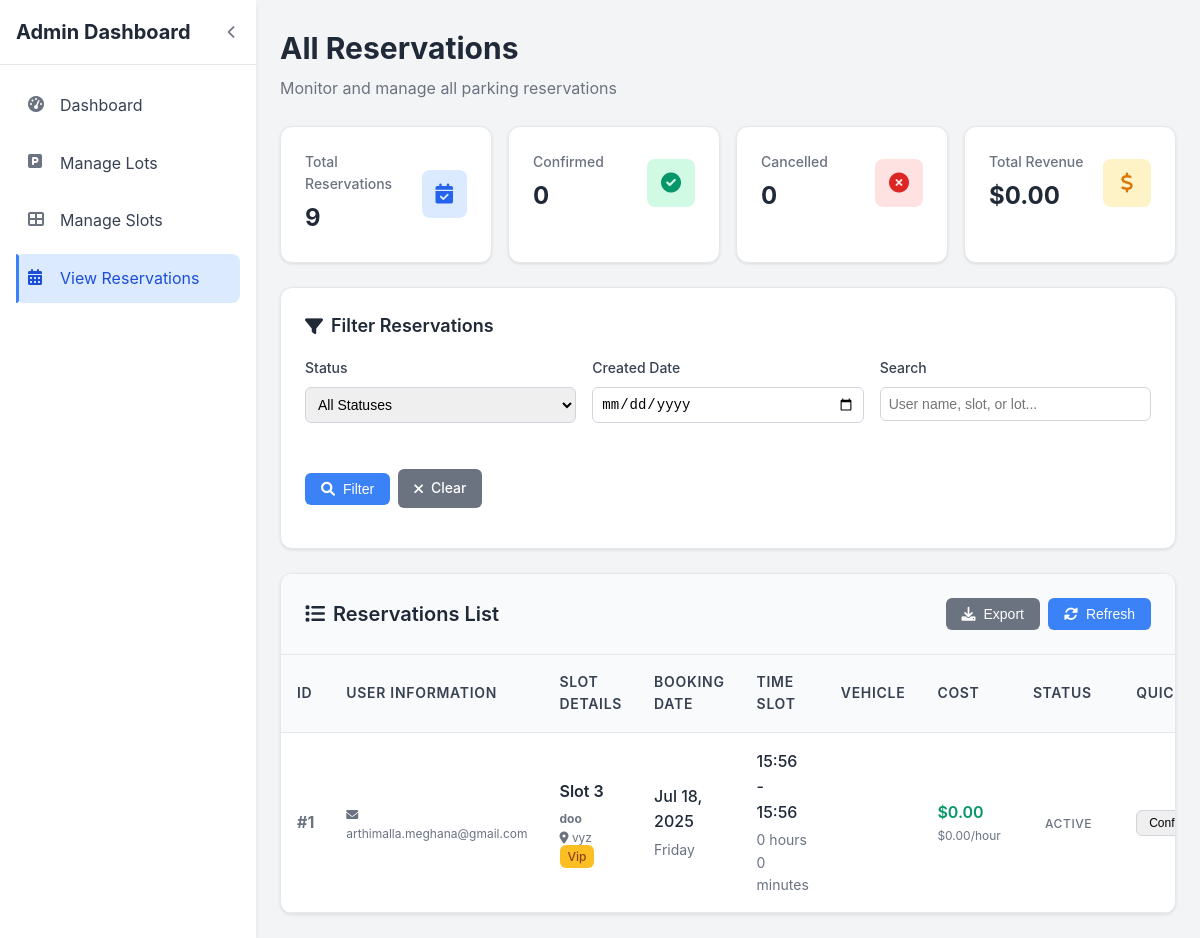
Page /admin/view_reservations.php on the committed database.
### tables this page shows
CREATE TABLE `reservations` (
  `id` int(11) NOT NULL,
  `user_id` int(11) DEFAULT NULL,
  `slot_id` int(11) DEFAULT NULL,
  `start_time` datetime DEFAULT NULL,
  `end_time` datetime DEFAULT NULL,
  `status` enum('active','completed','cancelled') DEFAULT 'active',
  `vehicle_id` int(11) DEFAULT NULL,
  `booking_date` date DEFAULT NULL,
  `vehicle_number` varchar(20) DEFAULT NULL,
  `total_cost` decimal(10,2) DEFAULT 0.00,
  `created_at` datetime DEFAULT current_timestamp()
);

CREATE TABLE `users` (
  `id` int(11) NOT NULL,
  `full_name` varchar(100) DEFAULT NULL,
  `name` varchar(100) DEFAULT NULL,
  `email` varchar(100) DEFAULT NULL,
  `password` varchar(255) DEFAULT NULL,
  `role` enum('user','admin') DEFAULT 'user',
  `created_at` timestamp NOT NULL DEFAULT current_timestamp(),
  `wallet_balance` decimal(10,2) DEFAULT 0.00,
  `phone` varchar(20) DEFAULT NULL,
  `address` varchar(255) DEFAULT NULL,
  `dob` date DEFAULT NULL,
  `member_since` date DEFAULT NULL
);

CREATE TABLE `slots` (
  `id` int(11) NOT NULL,
  `lot_id` int(11) DEFAULT NULL,
  `slot_number` varchar(50) DEFAULT NULL,
  `status` enum('available','booked') DEFAULT 'available',
  `slot_type` varchar(50) DEFAULT 'Regular'
);

CREATE TABLE `parking_lots` (
  `id` int(11) NOT NULL,
  `lot_name` varchar(100) DEFAULT NULL,
  `location` varchar(255) DEFAULT NULL,
  `price_per_hour` decimal(10,2) DEFAULT 0.00
);

### admin/view_reservations.php (the view, shortened to what this page needs)
<?php
require '../config/db.php';
$date_filter = $_GET['date'] ?? '';
$search_filter = $_GET['search'] ?? '';
$where_conditions = [];
$params = [];
$param_types = '';
$where_clause = !empty($where_conditions) ? 'WHERE ' . implode(' AND ', $where_conditions) : '';
$query = "SELECT r.*, u.full_name as user_name, u.email, u.phone,
                 s.slot_number, s.slot_type,
                 pl.lot_name, pl.location, pl.price_per_hour
          FROM reservations r
          JOIN users u ON r.user_id = u.id
          JOIN slots s ON r.slot_id = s.id
          JOIN parking_lots pl ON s.lot_id = pl.id
          $where_clause
          ORDER BY r.id DESC, r.start_time DESC";
if (!empty($params)) {
    $stmt = $conn->prepare($query);
    $stmt->bind_param($param_types, ...$params);
    $stmt->execute();
    $res = $stmt->get_result();
} else {
    $res = $conn->query($query);
}
$stats_query = $conn->query("
    SELECT
        COUNT(*) as total_reservations,
        SUM(CASE WHEN status = 'confirmed' THEN 1 ELSE 0 END) as confirmed_reservations,
        SUM(CASE WHEN status = 'cancelled' THEN 1 ELSE 0 END) as cancelled_reservations,
        SUM(CASE WHEN status = 'completed' THEN 1 ELSE 0 END) as completed_reservations,
        COALESCE(SUM(CASE WHEN status = 'confirmed' THEN total_cost ELSE 0 END), 0) as total_revenue
    FROM reservations
");
$stats = $stats_query->fetch_assoc();
?>
<!DOCTYPE html>
<html lang="en">
<head>
    <link href="https://cdnjs.cloudflare.com/ajax/libs/font-awesome/6.0.0/css/all.min.css" rel="stylesheet">
</head>
<body>
    <div class="dashboard-container">
        <aside class="sidebar" id="sidebar">
            <div class="sidebar-header">
                <h1 class="sidebar-title" id="sidebarTitle">Admin Dashboard</h1>
                <button class="sidebar-toggle" id="sidebarToggle">
                    <i class="fas fa-chevron-left" id="toggleIcon"></i>
                </button>
            </div>
            <nav class="sidebar-nav">
                <ul class="nav-list">
                    <li class="nav-item">
                        <a href="index.php" class="nav-link">
                            <i class="fas fa-tachometer-alt nav-icon"></i>
                            <span class="nav-text">Dashboard</span>
                        </a>
                    </li>
                    <li class="nav-item">
                        <a href="manage_lots.php" class="nav-link">
                            <i class="fas fa-parking nav-icon"></i>
                            <span class="nav-text">Manage Lots</span>
                        </a>
                    </li>
                    <li class="nav-item">
                        <a href="manage_slots.php" class="nav-link">
                            <i class="fas fa-th-large nav-icon"></i>
                            <span class="nav-text">Manage Slots</span>
                        </a>
                    </li>
                    <li class="nav-item">
                        <a href="view_reservations.php" class="nav-link active">
                            <i class="fas fa-calendar-alt nav-icon"></i>
                            <span class="nav-text">View Reservations</span>
                        </a>
                    </li>
                </ul>
            </nav>
        </aside>
        <main class="main-content">
            <div class="content-header">
                <h2 class="page-title">All Reservations</h2>
                <p class="page-subtitle">Monitor and manage all parking reservations</p>
            </div>
            <div class="stats-grid">
                <div class="stat-card">
                    <div class="stat-card-content">
                        <div class="stat-info">
                            <h3>Total Reservations</h3>
                            <p><?php echo $stats['total_reservations'] ?? 0; ?></p>
                        </div>
                        <div class="stat-icon total">
                            <i class="fas fa-calendar-check"></i>
                        </div>
                    </div>
                </div>
                <div class="stat-card">
                    <div class="stat-card-content">
                        <div class="stat-info">
                            <h3>Confirmed</h3>
                            <p><?php echo $stats['confirmed_reservations'] ?? 0; ?></p>
                        </div>
                        <div class="stat-icon confirmed">
                            <i class="fas fa-check-circle"></i>
                        </div>
                    </div>
                </div>
                <div class="stat-card">
                    <div class="stat-card-content">
                        <div class="stat-info">
                            <h3>Cancelled</h3>
                            <p><?php echo $stats['cancelled_reservations'] ?? 0; ?></p>
                        </div>
                        <div class="stat-icon cancelled">
                            <i class="fas fa-times-circle"></i>
                        </div>
                    </div>
                </div>
                <div class="stat-card">
                    <div class="stat-card-content">
                        <div class="stat-info">
                            <h3>Total Revenue</h3>
                            <p>$<?php echo number_format($stats['total_revenue'] ?? 0, 2); ?></p>
                        </div>
                        <div class="stat-icon revenue">
                            <i class="fas fa-dollar-sign"></i>
                        </div>
                    </div>
                </div>
            </div>
            <div class="filters-container">
                <h3 class="filters-title">
                    <i class="fas fa-filter"></i>
                    Filter Reservations
                </h3>
                <form method="get" id="filtersForm">
                    <div class="filters-grid">
                        <div class="filter-group">
                            <label class="filter-label" for="status">Status</label>
                            <select id="status" name="status" class="filter-select">
                                <option value="">All Statuses</option>
                            </select>
                        </div>
                        <div class="filter-group">
                            <label class="filter-label" for="date">Created Date</label>
                            <input type="date" id="date" name="date" class="filter-input" value="<?php echo htmlspecialchars($date_filter); ?>">
                        </div>
                        <div class="filter-group">
                            <label class="filter-label" for="search">Search</label>
                            <input type="text" id="search" name="search" class="filter-input"
                                   placeholder="User name, slot, or lot..." value="<?php echo htmlspecialchars($search_filter); ?>">
                        </div>
                        <div class="filter-group">
                            <label class="filter-label">&nbsp;</label>
                            <div class="filter-buttons">
                                <button type="submit" class="btn btn-primary">
                                    <i class="fas fa-search"></i> Filter
                                </button>
                                <a href="?" class="btn btn-secondary">
                                    <i class="fas fa-times"></i> Clear
                                </a>
                            </div>
                        </div>
                    </div>
                </form>
            </div>
            <div class="table-container">
                <div class="table-header">
                    <h3 class="table-title">
                        <i class="fas fa-list"></i>
                        Reservations List
                    </h3>
                    <div class="table-actions">
                        <button onclick="exportData()" class="btn btn-secondary">
                            <i class="fas fa-download"></i> Export
                        </button>
                        <button onclick="refreshData()" class="btn btn-primary">
                            <i class="fas fa-sync-alt"></i> Refresh
                        </button>
                    </div>
                </div>
                <?php if ($res && $res->num_rows > 0): ?>
                    <div class="table-wrapper">
                        <table class="table">
                            <thead>
                                <tr>
                                    <th>ID</th>
                                    <th>User Information</th>
                                    <th>Slot Details</th>
                                    <th>Booking Date</th>
                                    <th>Time Slot</th>
                                    <th>Vehicle</th>
                                    <th>Cost</th>
                                    <th>Status</th>
                                    <th>Quick Update</th>
                                </tr>
                            </thead>
                            <tbody>
                                <?php while ($r = $res->fetch_assoc()): ?>
                                    <tr>
                                        <td>
                                            <strong>#<?php echo $r['id']; ?></strong>
                                        </td>
                                        <td>
                                            <div class="user-info">
                                                <div class="user-contact">
                                                    <i class="fas fa-envelope"></i> <?php echo htmlspecialchars($r['email']); ?><br>
                                                </div>
                                            </div>
                                        </td>
                                        <td>
                                            <div class="slot-info">
                                                <div class="slot-number">Slot <?php echo htmlspecialchars($r['slot_number']); ?></div>
                                                <div class="slot-details">
                                                    <strong><?php echo htmlspecialchars($r['lot_name']); ?></strong><br>
                                                    <i class="fas fa-map-marker-alt"></i> <?php echo htmlspecialchars($r['location']); ?><br>
                                                    <span class="type-badge <?php echo ($r['slot_type'] == 'vip' || $r['slot_type'] == 'disabled' || $r['slot_type'] == 'electric') ? 'type-' . $r['slot_type'] : ''; ?>">
                                                        <?php echo ucfirst(str_replace('_', ' ', $r['slot_type'])); ?>
                                                    </span>
                                                </div>
                                            </div>
                                        </td>
                                        <td>
                                            <div class="date-time">
                                                <div class="date">
                                                    <?php echo date('M d, Y', strtotime($r['created_at'])); ?>
                                                </div>
                                                <div class="time">
                                                    <?php echo date('l', strtotime($r['created_at'])); ?>
                                                </div>
                                            </div>
                                        </td>
                                        <td>
                                            <div class="date-time">
                                                <div class="date">
                                                    <?php echo date('H:i', strtotime($r['start_time'])); ?> -
                                                    <?php echo date('H:i', strtotime($r['end_time'])); ?>
                                                </div>
                                                <div class="time">
                                                    <?php
                                                    $start = new DateTime($r['start_time']);
                                                    $end = new DateTime($r['end_time']);
                                                    $duration = $start->diff($end);
                                                    echo $duration->format('%h hours %i minutes');
                                                    ?>
                                                </div>
                                            </div>
                                        </td>
                                        <td>
                                        </td>
                                        <td>
                                            <div class="cost-display">
                                                $<?php echo number_format($r['total_cost'], 2); ?>
                                            </div>
                                            <div style="font-size: 0.75rem; color: #6b7280;">
                                                $<?php echo number_format($r['price_per_hour'], 2); ?>/hour
                                            </div>
                                        </td>
                                        <td>
                                            <span class="status-badge status-<?php echo $r['status']; ?>">
                                                <?php echo ucfirst($r['status']); ?>
                                            </span>
                                        </td>
                                        <td>
                                            <form method="post" class="status-update-form">
                                                <select name="new_status" class="status-select" onchange="this.form.submit()">
                                                    <option value="confirmed" <?php echo ($r['status'] == 'confirmed') ? 'selected' : ''; ?>>Confirmed</option>
                                                </select>
                                            </form>
                                        </td>
                                    </tr>
                                <?php endwhile; ?>
                            </tbody>
                        </table>
                    </div>
                <?php endif; ?>
            </div>
        </main>
    </div>
</body>
</html>

### rows in the picture
reservations: id "1", user.email "arthimalla.meghana@gmail.com", slot.slot_number "3", parking_lots.lot_name "doo", parking_lots.location "vyz", slot.slot_type "Vip", created_at "Jul 18, 2025", created_at "Friday", start_time "15:56", end_time "15:56", $duration->format('%h hours %i minutes') "0 hours 0 minutes", total_cost "0.00", parking_lots.price_per_hour "0.00", status "ACTIVE"

### other values in the picture
$stats['total_reservations'] "9"
$stats['confirmed_reservations'] "0"
$stats['cancelled_reservations'] "0"
$stats['total_revenue'] "0.00"
